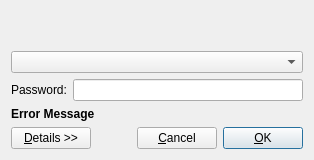
<?xml version="1.0" encoding="UTF-8"?>
<ui version="4.0">
 <class>PolkitDialog</class>
 <widget class="QWidget" name="PolkitDialog">
  <property name="sizePolicy">
   <sizepolicy hsizetype="Expanding" vsizetype="Expanding">
    <horstretch>0</horstretch>
    <verstretch>0</verstretch>
   </sizepolicy>
  </property>
  <property name="windowTitle">
   <string>Authenticate</string>
  </property>
  <property name="windowIcon">
   <iconset resource="widget-res.qrc">
    <normaloff>:/new/prefix1/res/gnome-user-interface.png</normaloff>:/new/prefix1/res/gnome-user-interface.png</iconset>
  </property>
  <layout class="QGridLayout" name="gridLayout">
   <property name="sizeConstraint">
    <enum>QLayout::SetNoConstraint</enum>
   </property>
   <item row="8" column="0" colspan="4">
    <layout class="QHBoxLayout" name="horizontalLayout" stretch="0,0,0,0">
     <property name="sizeConstraint">
      <enum>QLayout::SetMinimumSize</enum>
     </property>
     <property name="leftMargin">
      <number>0</number>
     </property>
     <item>
      <widget class="QPushButton" name="detailsButton">
       <property name="sizePolicy">
        <sizepolicy hsizetype="Preferred" vsizetype="Maximum">
         <horstretch>0</horstretch>
         <verstretch>0</verstretch>
        </sizepolicy>
       </property>
       <property name="text">
        <string>&amp;Details &gt;&gt;</string>
       </property>
      </widget>
     </item>
     <item>
      <spacer name="horizontalSpacer">
       <property name="orientation">
        <enum>Qt::Horizontal</enum>
       </property>
       <property name="sizeHint" stdset="0">
        <size>
         <width>40</width>
         <height>20</height>
        </size>
       </property>
      </spacer>
     </item>
     <item>
      <widget class="QPushButton" name="cancelButton">
       <property name="sizePolicy">
        <sizepolicy hsizetype="Preferred" vsizetype="Maximum">
         <horstretch>0</horstretch>
         <verstretch>0</verstretch>
        </sizepolicy>
       </property>
       <property name="text">
        <string>&amp;Cancel</string>
       </property>
      </widget>
     </item>
     <item>
      <widget class="QPushButton" name="okButton">
       <property name="sizePolicy">
        <sizepolicy hsizetype="Preferred" vsizetype="Maximum">
         <horstretch>0</horstretch>
         <verstretch>0</verstretch>
        </sizepolicy>
       </property>
       <property name="text">
        <string>&amp;OK</string>
       </property>
       <property name="autoDefault">
        <bool>false</bool>
       </property>
       <property name="default">
        <bool>true</bool>
       </property>
      </widget>
     </item>
    </layout>
   </item>
   <item row="7" column="0" colspan="4">
    <layout class="QHBoxLayout" name="horizontalLayoutDetails">
     <property name="sizeConstraint">
      <enum>QLayout::SetMinimumSize</enum>
     </property>
     <property name="leftMargin">
      <number>0</number>
     </property>
     <property name="topMargin">
      <number>0</number>
     </property>
    </layout>
   </item>
   <item row="0" column="1" rowspan="2" colspan="3">
    <layout class="QVBoxLayout" name="verticalContent">
     <property name="spacing">
      <number>6</number>
     </property>
     <property name="sizeConstraint">
      <enum>QLayout::SetNoConstraint</enum>
     </property>
     <item>
      <widget class="QLabel" name="headerLabel">
       <property name="sizePolicy">
        <sizepolicy hsizetype="Expanding" vsizetype="Expanding">
         <horstretch>0</horstretch>
         <verstretch>0</verstretch>
        </sizepolicy>
       </property>
       <property name="text">
        <string/>
       </property>
       <property name="wordWrap">
        <bool>true</bool>
       </property>
       <property name="buddy">
        <cstring>passwordEdit</cstring>
       </property>
      </widget>
     </item>
     <item>
      <widget class="QLabel" name="contentLabel">
       <property name="sizePolicy">
        <sizepolicy hsizetype="Expanding" vsizetype="Expanding">
         <horstretch>0</horstretch>
         <verstretch>0</verstretch>
        </sizepolicy>
       </property>
       <property name="text">
        <string/>
       </property>
       <property name="wordWrap">
        <bool>true</bool>
       </property>
      </widget>
     </item>
    </layout>
   </item>
   <item row="2" column="0" colspan="4">
    <widget class="QComboBox" name="userCombobox">
     <property name="sizePolicy">
      <sizepolicy hsizetype="Expanding" vsizetype="Maximum">
       <horstretch>0</horstretch>
       <verstretch>0</verstretch>
      </sizepolicy>
     </property>
    </widget>
   </item>
   <item row="3" column="0" colspan="4">
    <layout class="QHBoxLayout" name="horizontalLayoutPassword" stretch="0,0">
     <property name="sizeConstraint">
      <enum>QLayout::SetNoConstraint</enum>
     </property>
     <item>
      <widget class="QLabel" name="passwordLabel">
       <property name="sizePolicy">
        <sizepolicy hsizetype="Maximum" vsizetype="Maximum">
         <horstretch>0</horstretch>
         <verstretch>0</verstretch>
        </sizepolicy>
       </property>
       <property name="text">
        <string>Password:</string>
       </property>
       <property name="buddy">
        <cstring>passwordEdit</cstring>
       </property>
      </widget>
     </item>
     <item>
      <widget class="QLineEdit" name="passwordEdit">
       <property name="sizePolicy">
        <sizepolicy hsizetype="Expanding" vsizetype="Maximum">
         <horstretch>0</horstretch>
         <verstretch>0</verstretch>
        </sizepolicy>
       </property>
       <property name="minimumSize">
        <size>
         <width>150</width>
         <height>0</height>
        </size>
       </property>
       <property name="echoMode">
        <enum>QLineEdit::Password</enum>
       </property>
       <property name="passwordMode" stdset="0">
        <bool>true</bool>
       </property>
      </widget>
     </item>
    </layout>
   </item>
   <item row="5" column="0" colspan="4">
    <layout class="QHBoxLayout" name="horizontalError" stretch="0">
     <property name="sizeConstraint">
      <enum>QLayout::SetMaximumSize</enum>
     </property>
     <item>
      <widget class="QLabel" name="errorLabel">
       <property name="enabled">
        <bool>true</bool>
       </property>
       <property name="sizePolicy">
        <sizepolicy hsizetype="Expanding" vsizetype="Maximum">
         <horstretch>0</horstretch>
         <verstretch>0</verstretch>
        </sizepolicy>
       </property>
       <property name="font">
        <font>
         <weight>75</weight>
         <bold>true</bold>
        </font>
       </property>
       <property name="text">
        <string>Error Message</string>
       </property>
      </widget>
     </item>
    </layout>
   </item>
   <item row="4" column="0" colspan="4">
    <layout class="QHBoxLayout" name="horizontalLayoutFingerprint">
     <property name="spacing">
      <number>0</number>
     </property>
     <property name="sizeConstraint">
      <enum>QLayout::SetMaximumSize</enum>
     </property>
    </layout>
   </item>
   <item row="0" column="0">
    <widget class="QLabel" name="iconLabel">
     <property name="sizePolicy">
      <sizepolicy hsizetype="Maximum" vsizetype="Maximum">
       <horstretch>0</horstretch>
       <verstretch>0</verstretch>
      </sizepolicy>
     </property>
     <property name="text">
      <string/>
     </property>
     <property name="pixmap">
      <pixmap resource="widget-res.qrc">:/new/prefix1/res/gnome-user-interface.png</pixmap>
     </property>
     <property name="wordWrap">
      <bool>false</bool>
     </property>
     <property name="buddy">
      <cstring>passwordEdit</cstring>
     </property>
    </widget>
   </item>
  </layout>
 </widget>
 <resources>
  <include location="widget-res.qrc"/>
 </resources>
 <connections/>
</ui>
